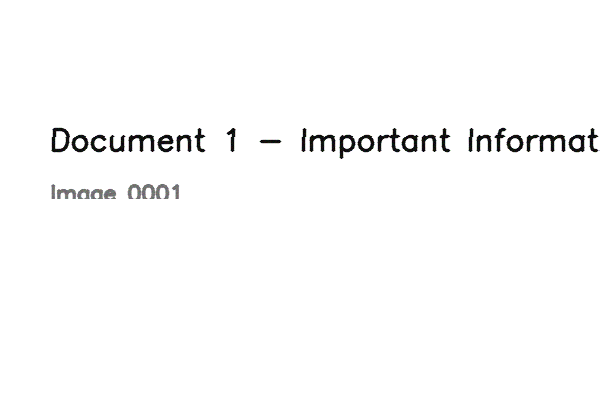
#> input picture large_test_dataset/test_image_0001.png, 600 x 400 px
$ python lightweight_processor.py large_test_dataset/test_image_0001.png
#> lines starting #> are read from the running program, lines starting #| are printed output that depends on the picture; after the words box and inside, x2 and y2 are one past the last pixel; in counts of white or black regions, pixels touching at a corner belong together
#!/usr/bin/env python3
# -*- coding: utf-8 -*-
"""
معالج خفيف للصور - بدون EasyOCR
Lightweight Image Processor - Without EasyOCR
"""

import cv2
import numpy as np
import os
from pathlib import Path
import argparse
import time

class LightweightProcessor:
    def __init__(self):
        """تهيئة المعالج الخفيف"""
        pass

    def load_image(self, image_path):
        """تحميل الصورة"""
#> called with image_path = 'large_test_dataset/test_image_0001.png'
        try:
            image = cv2.imread(image_path)
#> image is the input picture: shape (400, 600, 3); mean B, G, R 250.9, 250.9, 250.9
            if image is None:
                raise ValueError(f"لا يمكن تحميل الصورة: {image_path}")
            return image
        except Exception as e:
            print(f"خطأ في تحميل الصورة: {e}")
            return None

    def resize_image_if_needed(self, image, max_size=1024):
        """تغيير حجم الصورة إذا كانت كبيرة جداً"""
#> called with max_size = 1024
        height, width = image.shape[:2]
#> height = 400; width = 600

        if max(height, width) > max_size:
            ratio = max_size / max(height, width)
            new_width = int(width * ratio)
            new_height = int(height * ratio)

            resized = cv2.resize(image, (new_width, new_height), interpolation=cv2.INTER_AREA)
            print(f"تم تغيير حجم الصورة من {width}x{height} إلى {new_width}x{new_height}")
            return resized

        return image

    def enhance_image(self, image):
        """تحسين الصورة"""
        try:
            # تحويل إلى grayscale
            if len(image.shape) == 3:
                gray = cv2.cvtColor(image, cv2.COLOR_BGR2GRAY)
            else:
                gray = image.copy()

            # إزالة الضوضاء
            denoised = cv2.GaussianBlur(gray, (3, 3), 0)
            denoised = cv2.medianBlur(denoised, 3)

            # تحسين التباين
            clahe = cv2.createCLAHE(clipLimit=2.0, tileGridSize=(8, 8))
            enhanced = clahe.apply(denoised)

            # تطبيق thresholding
            thresh = cv2.adaptiveThreshold(enhanced, 255, cv2.ADAPTIVE_THRESH_GAUSSIAN_C,
                                         cv2.THRESH_BINARY, 11, 2)
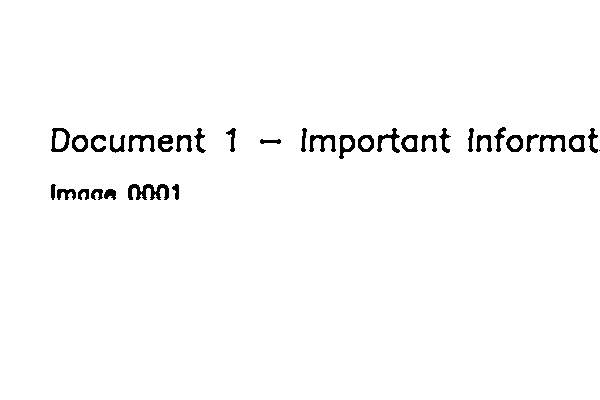
#> thresh: shape (400, 600); 98% white; 34 black regions (1 under 20 px), largest, box (x1, y1, x2, y2) and area: (128, 184, 169, 200) 381, (128, 135, 155, 152) 226, (539, 135, 566, 152) 225

            # توضيح الصورة
            kernel = np.array([[-1,-1,-1], [-1, 9,-1], [-1,-1,-1]])
            sharpened = cv2.filter2D(thresh, -1, kernel)
            sharpened = np.clip(sharpened, 0, 255).astype(np.uint8)

            return sharpened

        except Exception as e:
            print(f"خطأ في تحسين الصورة: {e}")
            return None

    def extract_text_tesseract(self, image):
        """استخراج النص باستخدام Tesseract فقط"""
        try:
            import pytesseract

            # إعداد Tesseract
            custom_config = r'--oem 3 --psm 6 -l ara+eng'

            # استخراج النص
            text = pytesseract.image_to_string(image, config=custom_config)

            # الحصول على معلومات مفصلة
            data = pytesseract.image_to_data(image, config=custom_config, output_type=pytesseract.Output.DICT)

            extracted_text = []
            for i in range(len(data['text'])):
                if int(data['conf'][i]) > 30 and data['text'][i].strip():
                    extracted_text.append({
                        'text': data['text'][i],
                        'confidence': int(data['conf'][i]) / 100.0,
                        'bbox': (data['left'][i], data['top'][i],
                                data['width'][i], data['height'][i])
                    })

            return extracted_text, text

        except Exception as e:
            print(f"خطأ في Tesseract: {e}")
            return [], ""

    def process_image(self, image_path, output_path=None, max_size=1024):
        """معالجة صورة واحدة"""
        print(f"معالجة الصورة: {image_path}")

        # تحميل الصورة
        image = self.load_image(image_path)
        if image is None:
            return None

        # تغيير الحجم إذا لزم الأمر
        image = self.resize_image_if_needed(image, max_size)

        # تحسين الصورة
        enhanced = self.enhance_image(image)
        if enhanced is None:
            return None

        # استخراج النصوص
        text_results, full_text = self.extract_text_tesseract(enhanced)
#> text_results = []; full_text = ''

        # حفظ الصورة المحسنة
        if output_path:
            cv2.imwrite(output_path, enhanced)
            print(f"تم حفظ الصورة المحسنة في: {output_path}")

        # طباعة النتائج
        print("\n" + "="*50)
        print("نتائج استخراج النصوص")
        print("="*50)

        if text_results:
            print(f"عدد النصوص المكتشفة: {len(text_results)}")
            for i, result in enumerate(text_results, 1):
                print(f"{i}. النص: {result['text']}")
                print(f"   الثقة: {result['confidence']:.2%}")
                print()
        else:
            print("لم يتم العثور على نصوص")

        if full_text.strip():
            print("النص الكامل:")
            print("-" * 30)
            print(full_text)

        return {
            'enhanced_image': enhanced,
            'text_results': text_results,
            'full_text': full_text
        }

    # [59 lines left out: function process_directory, not called in this run]

def main():
    """الدالة الرئيسية"""
    parser = argparse.ArgumentParser(description='معالج خفيف للصور')
    parser.add_argument('input', help='مسار الصورة أو المجلد')
    parser.add_argument('-o', '--output', help='مسار الإخراج')
    parser.add_argument('-s', '--size', type=int, default=1024, help='الحد الأقصى لحجم الصورة')

    args = parser.parse_args()

    # إنشاء المعالج
    processor = LightweightProcessor()

    # تحديد نوع المدخل
    input_path = Path(args.input)

    if input_path.is_file():
        # معالجة صورة واحدة
        output_file = args.output or f"enhanced_{input_path.name}"
        processor.process_image(str(input_path), output_file, args.size)
    elif input_path.is_dir():
        # معالجة مجلد
        processor.process_directory(str(input_path), args.output, args.size)
    else:
        print(f"خطأ: المسار غير صحيح: {input_path}")

if __name__ == "__main__":
    main()

$ run again, on large_test_dataset/test_image_0004.png
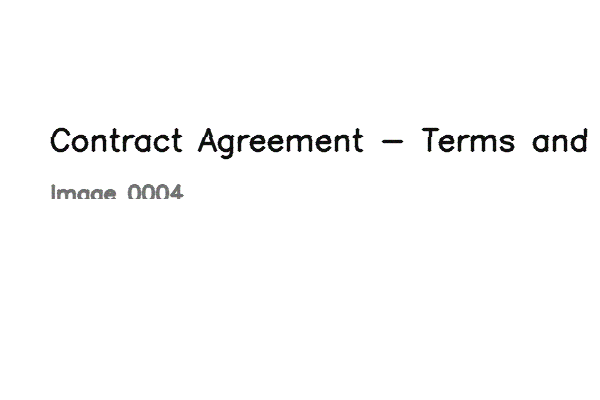
#> input picture large_test_dataset/test_image_0004.png, 600 x 400 px
#> in load_image, image is the input picture: shape (400, 600, 3); mean B, G, R 250.8, 250.8, 250.7
#> in enhance_image, `thresh = cv2.adaptiveThreshold(enhanced, 255, cv2.ADAPTIVE_THRESH_GAUS..`:
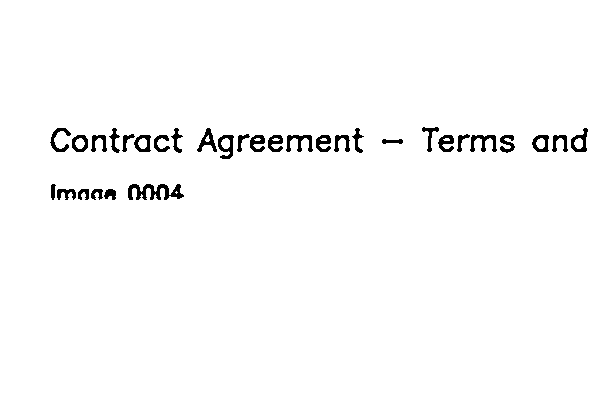
#> thresh: shape (400, 600); 98% white; 32 black regions, largest, box (x1, y1, x2, y2) and area: (128, 184, 184, 200) 488, (286, 135, 313, 152) 225, (470, 135, 497, 152) 224
#> text_results = []; full_text = ''
